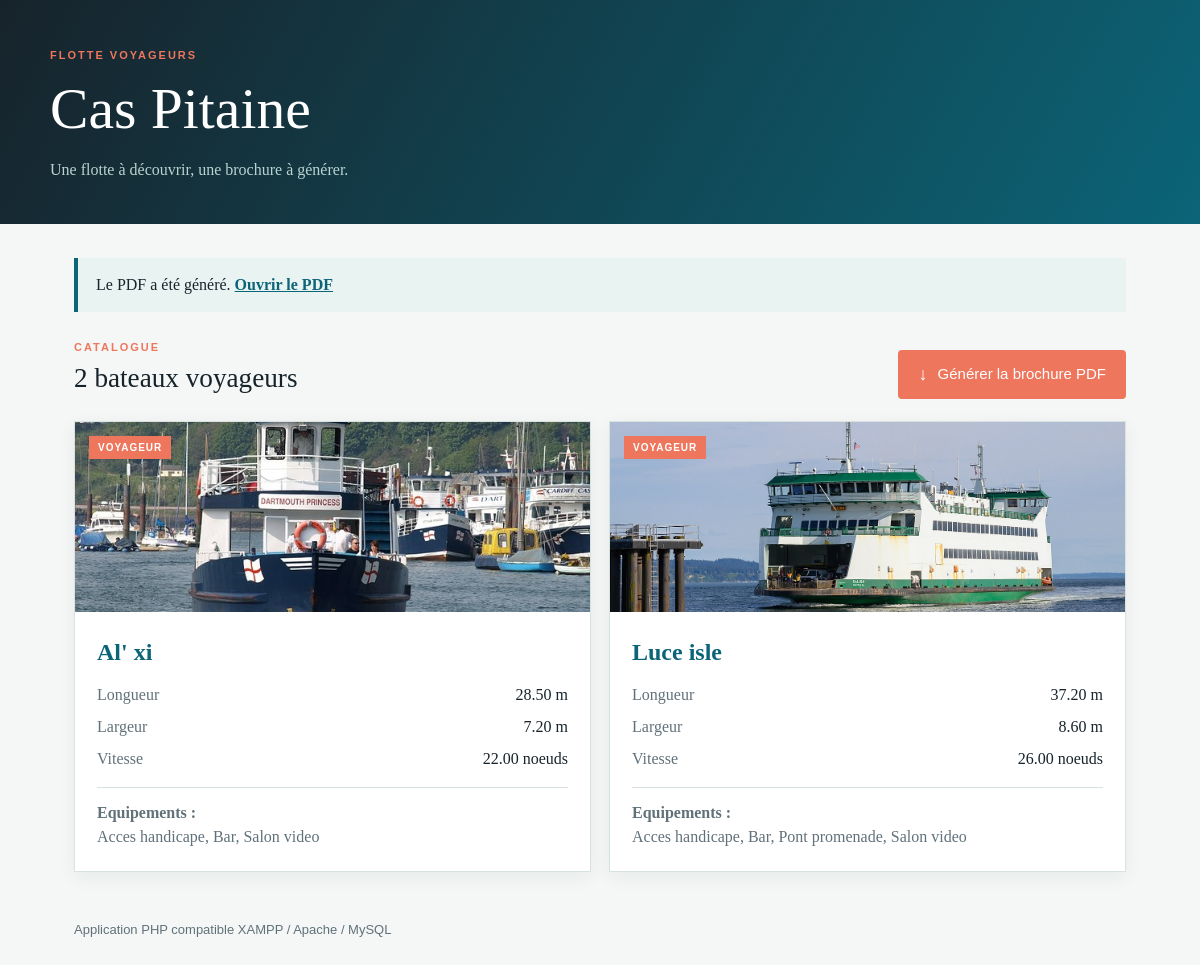
Page /?generer=1 on the committed database.
### tables this page shows
CREATE TABLE IF NOT EXISTS `BATEAU` (
    `id` INT NOT NULL AUTO_INCREMENT,
    `nom` VARCHAR(100) NOT NULL,
    `longueur` DECIMAL(10,2) NOT NULL,
    `largeur` DECIMAL(10,2) NOT NULL,
    `vitesse` DECIMAL(10,2) NOT NULL,
    `image` VARCHAR(255) NOT NULL DEFAULT '',
    `poidsMax` DECIMAL(10,2) NOT NULL DEFAULT 0,
    `type` CHAR(1) NOT NULL,
    PRIMARY KEY (`id`)
);

### index.php (called while the page is built, shortened)
<?php
require_once __DIR__ . '/controller/AccueilController.php';
$donnees = afficherAccueil();
require __DIR__ . '/view/accueil.php';

### controller/AccueilController.php (called while the page is built, shortened)
<?php
require_once __DIR__ . '/../model/BateauRepository.php';
function afficherAccueil(): array
{
    try {
        $bateaux = BateauRepository::trouverVoyageurs();
        $pdfGenere = false;
        if (isset($_GET['generer'])) {
            $pdfGenere = true;
        }
        return [
            'bateaux' => $bateaux,
            'pdfGenere' => $pdfGenere,
            'erreur' => null,
        ];
    } catch (Throwable $exception) {
        return [
            'bateaux' => [],
            'pdfGenere' => false,
            'erreur' => $exception->getMessage(),
        ];
    }
}

### model/BateauRepository.php (called while the page is built, shortened)
<?php
class BateauRepository
{
    public static function trouverVoyageurs(): array
    {
        $pdo = Database::getConnection();
        $requete = $pdo->query(
            'SELECT b.id, b.nom, b.longueur, b.largeur, b.vitesse, b.image,
                    GROUP_CONCAT(e.lib ORDER BY e.lib SEPARATOR ", ") AS equipements
             FROM BATEAU b
             LEFT JOIN POSSEDER p ON p.idBat = b.id
             LEFT JOIN EQUIPEMENT e ON e.id = p.idEquip
             WHERE b.type = "v"
             GROUP BY b.id, b.nom, b.longueur, b.largeur, b.vitesse, b.image
             ORDER BY b.nom'
        );
        return $requete->fetchAll();
    }
}

### view/accueil.php (the view, shortened to what this page needs)
<?php
$bateaux = $bateaux ?? [];
$pdfGenere = $pdfGenere ?? false;
$erreur = $erreur ?? null;
$photosParDefaut = [
    1 => 'https://images.unsplash.com/photo-1544551763-46a013bb70d5?auto=format&fit=crop&w=1000&q=85',
    2 => 'https://images.unsplash.com/photo-1500375592092-40eb2168fd21?auto=format&fit=crop&w=1000&q=85',
];
?>
<!doctype html>
<html lang="fr">
<head>
</head>
<body>
<header><div class="header-inner"><span class="eyebrow">FLOTTE VOYAGEURS</span><h1>Cas Pitaine</h1><p>Une flotte à découvrir, une brochure à générer.</p></div></header>
<main>
    <?php if ($erreur !== null): ?>
        <div class="error"><strong>Connexion impossible</strong><br><?= htmlspecialchars($erreur, ENT_QUOTES, 'UTF-8') ?><br><br>Importez <strong>database.sql</strong> dans phpMyAdmin, puis rechargez cette page.</div>
    <?php else: ?>
        <?php if ($pdfGenere): ?><div class="notice">Le PDF a été généré. <a href="output/BateauVoyageur.pdf" target="_blank">Ouvrir le PDF</a></div><?php endif; ?>
        <div class="bar"><div><span class="eyebrow">CATALOGUE</span><h2><?= count($bateaux) ?> bateau<?= count($bateaux) > 1 ? 'x' : '' ?> voyageur<?= count($bateaux) > 1 ? 's' : '' ?></h2></div><a class="button" href="?generer=1"><span>↓</span> Générer la brochure PDF</a></div>
        <section class="grid">
        <?php foreach ($bateaux as $bateau): ?>
            <?php $photoLocale = 'images/bateauvoyageur/bateau-' . (int) $bateau['id'] . '.jpg'; $photo = file_exists(__DIR__ . '/../' . $photoLocale) ? $photoLocale : (trim((string) $bateau['image']) ?: ($photosParDefaut[(int) $bateau['id']] ?? '')); ?>
            <article><div class="photo"><img src="<?= htmlspecialchars($photo, ENT_QUOTES, 'UTF-8') ?>" alt="Photo du bateau <?= htmlspecialchars($bateau['nom'], ENT_QUOTES, 'UTF-8') ?>" loading="lazy"><span class="tag">VOYAGEUR</span></div><div class="card-content"><h3><?= htmlspecialchars($bateau['nom'], ENT_QUOTES, 'UTF-8') ?></h3><dl><dt>Longueur</dt><dd><?= htmlspecialchars($bateau['longueur']) ?> m</dd><dt>Largeur</dt><dd><?= htmlspecialchars($bateau['largeur']) ?> m</dd><dt>Vitesse</dt><dd><?= htmlspecialchars($bateau['vitesse']) ?> noeuds</dd></dl><div class="equipment"><strong>Equipements :</strong><br><?= htmlspecialchars($bateau['equipements'] ?: 'Aucun') ?></div></div></article>
        <?php endforeach; ?>
        </section>
    <?php endif; ?>
</main>
<footer>Application PHP compatible XAMPP / Apache / MySQL</footer>
</body>
</html>

### view/accueil.php (style rules this page uses)
:root { --ink: #17232b; --muted: #61717a; --blue: #0b6477; --pale: #e9f4f2; --line: #d7e3e1; --coral: #ee765d; }
* { box-sizing: border-box; }
body { margin: 0; background: #f4f7f5; color: var(--ink); font: 16px/1.5 Georgia, serif; }
header { padding: 42px max(24px, calc((100% - 1100px) / 2)); background: linear-gradient(120deg, #17232b 0%, #0b6477 100%); color: white; }
.header-inner, main, footer { max-width: 1100px; margin: auto; }
.eyebrow { color: var(--coral); font: 700 11px/1 Arial, sans-serif; letter-spacing: 2px; }
header p { margin: 6px 0 0; color: #b9d3d0; }
main { padding: 34px 24px 50px; }
.bar { display: flex; justify-content: space-between; align-items: end; gap: 20px; margin-bottom: 22px; }
h1, h2 { margin: 0; font-weight: normal; }
h1 { font-size: clamp(2rem, 5vw, 3.6rem); }
h2 { font-size: 1.7rem; }
.button { display: inline-block; padding: 14px 20px; border-radius: 4px; background: var(--coral); color: white; text-decoration: none; font: 15px Arial, sans-serif; transition: transform .2s, background .2s; }
.button span { font-size: 18px; vertical-align: -1px; margin-right: 6px; }
.notice, .error { padding: 15px 18px; border-left: 4px solid var(--blue); background: var(--pale); margin-bottom: 22px; }
.notice a { color: var(--blue); font-weight: bold; }
.grid { display: grid; grid-template-columns: repeat(auto-fit, minmax(280px, 1fr)); gap: 18px; }
article { overflow: hidden; background: white; border: 1px solid var(--line); box-shadow: 0 5px 18px rgba(23,35,43,.06); transition: transform .2s, box-shadow .2s; }
.photo { height: 190px; position: relative; background: #b9d3d0; overflow: hidden; }
.photo img { width: 100%; height: 100%; display: block; object-fit: cover; }
.tag { position: absolute; top: 14px; left: 14px; padding: 6px 9px; color: white; background: var(--coral); font: 700 10px Arial, sans-serif; letter-spacing: 1px; }
.card-content { padding: 22px; }
article h3 { margin: 0 0 13px; font-size: 1.5rem; color: var(--blue); }
dl { margin: 0 0 16px; display: grid; grid-template-columns: 1fr 1fr; gap: 8px; }
dt { color: var(--muted); }
dd { margin: 0; text-align: right; }
.equipment { border-top: 1px solid var(--line); padding-top: 13px; color: var(--muted); }
footer { padding: 0 24px 30px; color: var(--muted); font: 13px Arial, sans-serif; }

### rows in the picture
bateau: shows a picture, nom "Al' xi", longueur "28.50", largeur "7.20", vitesse "22.00", equipements "Acces handicape, Bar, Salon video"
bateau: shows a picture, nom "Luce isle", longueur "37.20", largeur "8.60", vitesse "26.00", equipements "Acces handicape, Bar, Pont promenade, Salon video"

### other values in the picture
count($bateaux) "2"
